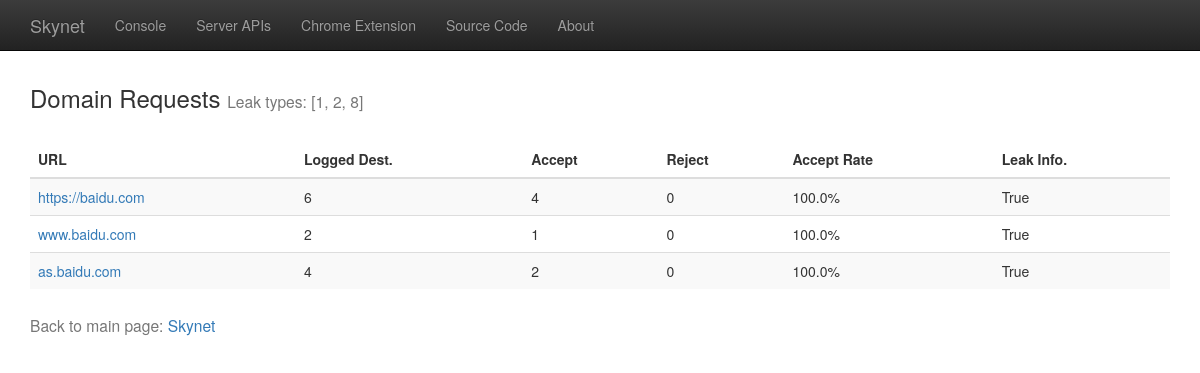
The page /q/domain/baidu.com on the database its author committed.
### skynet/models.py (models this page shows, shortened)
class FullRequest(models.Model):
    page_url = models.URLField()
    is_leak = models.BooleanField(default=False)
    accept_count = models.PositiveIntegerField(default=0)
    reject_count = models.PositiveIntegerField(default=0)
    top_domain = models.ForeignKey(TopDomain, default=None, null=True)

### skynet/views.py (the view)
# urls.py: url(r'^q/domain/', views.view_domain),
def view_domain(request):
    domain_url = request.path[10:]
    leak_types = set()
    try:
        domain_entry = TopDomain.objects.get(domain_name=domain_url)
    except TopDomain.DoesNotExist:
        return render(request, 'error.html')
    sub_page_set = FullRequest.objects.filter(top_domain=domain_entry)
    for item in sub_page_set:
        temp_leak_types = set()
        item.accept_rate = str(round(float(item.accept_count)/(item.accept_count+item.reject_count) * 100, 2))+'%'
        try:
            page_leak_to_set = LeakToURL.objects.filter(leak_from=item)
        except FullRequest.DoesNotExist:
            page_leak_to_set = []
        item.leak_to_log = str(len(page_leak_to_set))
        for leak_to_entry in page_leak_to_set:
            temp_leak_types.add(leak_to_entry.leak_type)
        leak_types.update(temp_leak_types)
    leak_types_array = str(sorted(list(leak_types)))
    return render(request, 'terminator_view_domain.html', {'pages': sub_page_set,
                                                           'leak_types': leak_types_array,
                                                           'top_domain': to_top_domain(domain_url)})

### templates/terminator_view_domain.html (shortened to what this page needs)
{% extends "terminator_base_nav.html" %}
{% block body-except-nav %}
    <h3>Domain <var>{{ top_domain }}</var> Requests <small>Leak types: {{ leak_types }}</small></h3>
    <div style="padding-top: 20px">
        <table id="domain-table" class="table table-striped table-hover sortable">
        <thead>
            <tr>
                <th>URL</th>
                <th>Logged Dest.</th>
                <th>Accept</th>
                <th>Reject</th>
                <th>Accept Rate</th>
                <th>Leak Info.</th>
            </tr>
        </thead>
        <tbody>
            {% for item in pages %}
                <tr>
                    <td>
                        <a href="/q/page/{{ item.page_url }}">{{ item.page_url }}</a>
                    </td>
                    <td>
                        {{ item.leak_to_log }}
                    </td>
                    <td>
                        {{ item.accept_count }}
                    </td>
                    <td>
                        {{ item.reject_count }}
                    </td>
                    <td>
                        {{ item.accept_rate }}
                    </td>
                     <td>
                        {{ item.is_leak }}
                    </td>
                </tr>
            {% endfor %}
        </tbody>
        </table>
        <h3><small>Back to main page: <a href="/"> Skynet </a></small></h3>
    </div>
{% endblock %}

### rows shown on the page
FullRequest: page_url "https://baidu.com", leak_to_log "6", accept_count "4", reject_count "0", accept_rate "100.0%", is_leak "True"
FullRequest: page_url "www.baidu.com", leak_to_log "2", accept_count "1", reject_count "0", accept_rate "100.0%", is_leak "True"
FullRequest: page_url "as.baidu.com", leak_to_log "4", accept_count "2", reject_count "0", accept_rate "100.0%", is_leak "True"

### other values the page prints
{{ leak_types }} "[1, 2, 8]"
